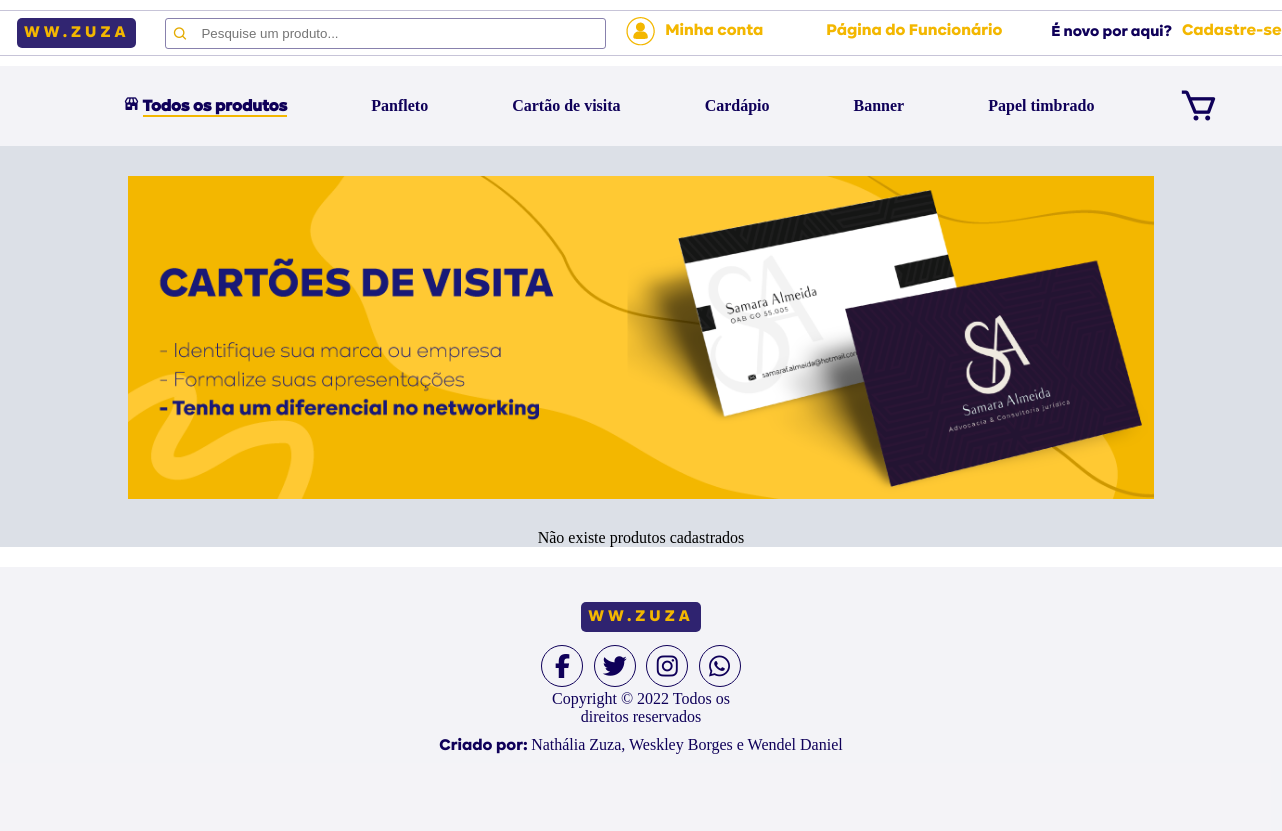
Before: /view/produto/tipoproduto.php?categoria_id=2 with the older database file.
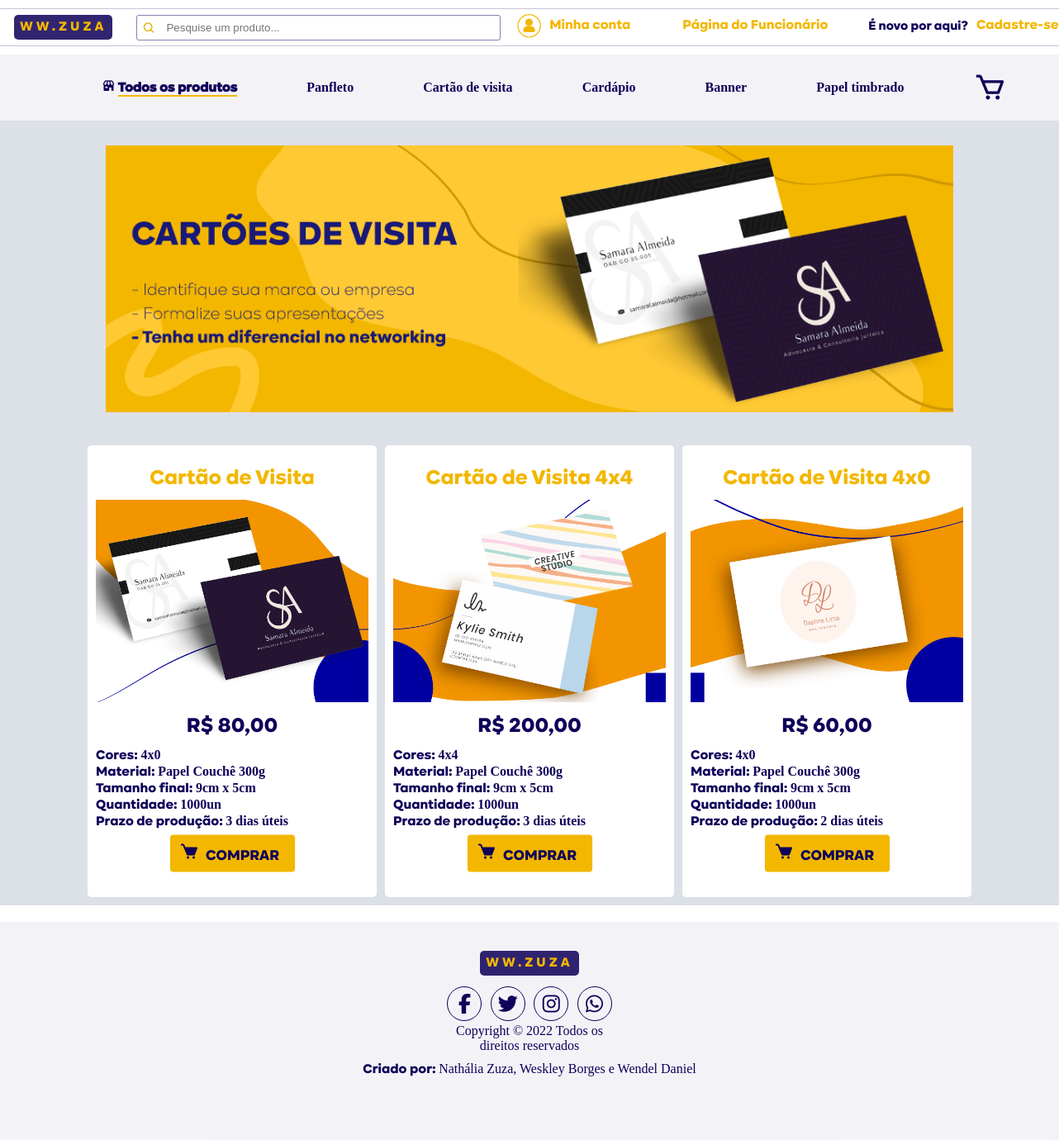
After: the same page with the newer database file.
### tables this page shows
CREATE TABLE IF NOT EXISTS `produto` (
  `id` INT(11) NOT NULL AUTO_INCREMENT,
  `nome` VARCHAR(45) NOT NULL,
  `descricao` VARCHAR(255) NOT NULL,
  `preco` DECIMAL(10,2) NOT NULL,
  `cores` VARCHAR(80) NOT NULL,
  `material` VARCHAR(45) NOT NULL,
  `tamanho` VARCHAR(15) NOT NULL,
  `prazo` VARCHAR(15) NOT NULL,
  `qtd` VARCHAR(15) NOT NULL,
  `foto` VARCHAR(60) NULL DEFAULT NULL,
  `categoria_id` INT(11) NOT NULL,
  PRIMARY KEY (`id`),
  INDEX `categoria_id` (`categoria_id` ASC),
  CONSTRAINT `produto_ibfk_1`
    FOREIGN KEY (`categoria_id`)
    REFERENCES `categoria` (`id`));

### dao/conexao/Conexao.php (called while the page is built)
<?php
abstract class Conexao{
    private static $instance;
    public static function getInstance(){
        try{
            if(!isset(self::$instance)){
                self::$instance = new PDO('mysql:host=127.0.0.1;charset=utf8;dbname=ww_zuza', 'root', '');
                self::$instance->setAttribute(PDO::ATTR_ERRMODE, PDO::ERRMODE_EXCEPTION);
            }
            return self::$instance;
        } catch (PDOException $e){
            echo $e->getMessage();
        }
    }
}
?>

### dao/ProdutoDAO.php (called while the page is built, shortened)
<?php
require_once 'conexao/Conexao.php';
class ProdutoDAO {
    private $pdo;
    public function __construct() {
        $this->pdo = Conexao::getInstance();
    }
    public function findByCategoria( $id ) {
        try {
            $sql  = "SELECT * FROM produto WHERE categoria_id = ?";
            $stmt = $this->pdo->prepare( $sql );
            $stmt->bindValue( 1, $id );
            $stmt->execute();
            $produtos = $stmt->fetchAll( PDO::FETCH_ASSOC );
            return $produtos;
        } catch ( PDOException $e ) {
            echo "Erro ao listar o produto: ", $e->getMessage();
        }
    }
}
?>

### view/produto/tipoproduto.php (the view, shortened to what the changed rows need)
<?php
$categoria_id = $_GET['categoria_id'];
$arrayImagem = array(
    1 => '/img/banner-panfleto-04.png',
    2 => '/img/3.png',
    3 => '/img/3-13-13.png',
    4 => '/img/.jpg',
    5 => '/img/.jpg',
);
$pathImagem = $arrayImagem[$categoria_id];
?>
<!DOCTYPE html>
<html lang="pt-br">
<head>
    <link href='https://unpkg.com/boxicons@2.1.2/css/boxicons.min.css' rel='stylesheet'>
    <link rel="stylesheet" href="/css/headerMenu.css">
</head>
<body>
    <div class="div1">
    <div class="img-banner">
    <img src=<?=$pathImagem;?>/>
    </div>
    <div class="pai">
        <?php
       require_once '../../dao/ProdutoDAO.php';
        $produtoDAO = new ProdutoDAO();
        $produtos   = $produtoDAO->findByCategoria($categoria_id);
        if (!empty($produtos)) {
            foreach ($produtos as $produto) {
                echo "<div id='produtos'>";
                echo "  <div class='produto-single'>";
                echo "      <div class='nome_produto'> {$produto["nome"]} </div>";
                echo "      <div class='img_produto'>";
                echo "          <p><img src='/img/produto/foto/{$produto["foto"]}' width='112'/></p>";
                echo "      </div>";
                echo "      <div class='preco'> R$ ", number_format(($produto["preco"]), 2, ",", "." ), "</div>
                            <div class='info'>
                                <p>Cores: <span class='descricao'>{$produto["cores"]}</span></p>
                                <p>Material: <span class='descricao'>{$produto['material']}</span></p>
                                <p>Tamanho final: <span class='descricao'>{$produto["tamanho"]}</span></p>
                                <p>Quantidade: <span class='descricao'>{$produto["qtd"]}</span></p>
                                <p>Prazo de produção: <span class='descricao'>{$produto["prazo"]}</span></p>
                                </div>";
                echo    "<div class='btn-comprar'>
                            <a href='/controller/produto/carrinhoController.php?id={$produto["id"]}&acao=add'><p><i class='bx bxs-cart'></i><span id='comprar'>COMPRAR</span></p></a>
                        </div>";
                echo "</div>";
                echo "</div>";
            }
        } else {
            echo "Não existe produtos cadastrados";
        }
        ?>
        </div>
    </div>
</body>
</html>

Changed rows visible on the page:
added produto: nome "Cartão de Visita", foto (picture), preco "80,00", cores "4x0", material "Papel Couchê 300g", tamanho "9cm x 5cm", qtd "1000un", prazo "3 dias úteis"
added produto: nome "Cartão de Visita 4x4", foto (picture), preco "200,00", cores "4x4", material "Papel Couchê 300g", tamanho "9cm x 5cm", qtd "1000un", prazo "3 dias úteis"
added produto: nome "Cartão de Visita 4x0", foto (picture), preco "60,00", cores "4x0", material "Papel Couchê 300g", tamanho "9cm x 5cm", qtd "1000un", prazo "2 dias úteis"
Other visible differences:
text no longer shown: "Não existe produtos cadastrados"
